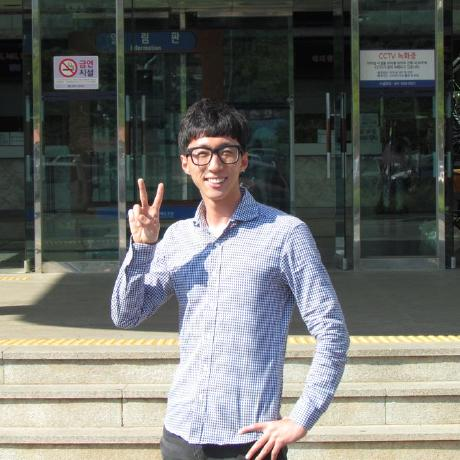
#> input picture 20200117/data/heechul.jpg, 460 x 460 px, found by its file name
$ jupyter execute --allow-errors OpenCV.ipynb   (shell and % lines are left out)
#> lines starting #> are read from the running program, lines starting #| are printed output that depends on the picture
[cell 1]
### OpenCV 사용법

[cell 2]
# 함수, 모듈 준비
import cv2
import numpy as np
import matplotlib.pyplot as plt

[cell 3]
## 1. 개요
# 영상 처리와 컴퓨터 비전을 위한 오픈소스 라이브러리
# C, C++, Python 등에서 사용 가능
# 설치: pip install opencv-python

[cell 4]
## 2. 이미지 읽어서 살펴보기
# cv2.imread(file_name, flag)
# 이미지를 읽어 Numpy 객체로 만드는 함수
#     1. file_name: 읽고자 하는 이미지 파일
#     2. flag: 이미지를 읽는 방법 설정
#         IMREAD_COLOR: 이미지를 Color로 읽고, 투명한 부분은 무시
#         IMREAD_GRAYSCALE: 이미지를 Grayscale로 읽기
#         IMREAD_UNCHANGED: 이미지를 Color로 읽고, 투명한 부분도 읽기(Alpha)
#     3. 반환 값: Numpy 객체(행, 열, 색상: 기본 BGR)
# Jupyter Notebook 사용시에는 plt.imread(변수명)
# 파이참에서는                cv2.imshow('Image', 변수명)

[cell 5]
image1 = cv2.imread('D:/HeechulFromGithub/Mxnet/OpenCV/data/heechul.jpg', cv2.IMREAD_COLOR)
#> image1 is the input picture: shape (460, 460, 3); mean B, G, R 107.3, 110.9, 109.3
image2 = cv2.imread('D:/HeechulFromGithub/Mxnet/OpenCV/data/heechul.jpg', cv2.IMREAD_GRAYSCALE)
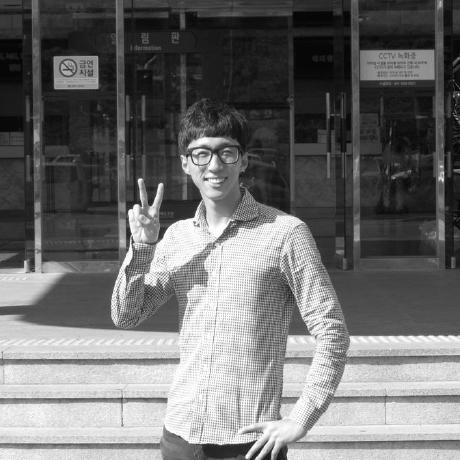
#> image2: shape (460, 460); min 0, max 255, mean 110
image3 = cv2.imread('D:/HeechulFromGithub/Mxnet/OpenCV/data/heechul.jpg', cv2.IMREAD_UNCHANGED)

[cell 6]
plt.figure(figsize = (12, 4))
plt.subplot(131)
plt.imshow(image1)
plt.title('IMREAD_COLOR')

plt.subplot(132)
plt.imshow(image2)
plt.title('IMREAD_GRAYSCALE')

plt.subplot(133)
plt.imshow(image3)
plt.title('IMREAD_GRAYSCALE')
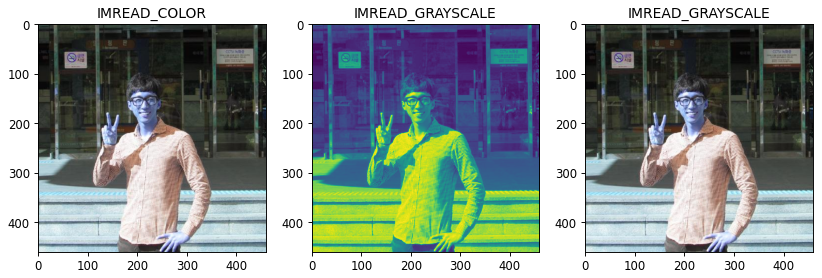
#> figure drawn by matplotlib, 3 panels; B, G, R data is drawn as R, G, B

[cell 7]
heechul = cv2.cvtColor(image1, cv2.COLOR_BGR2RGB)
plt.title('Heechul\'s image')
plt.imshow(heechul)

[cell 8]
b, g, r = cv2.split(image1)   # img파일을 b,g,r로 분리
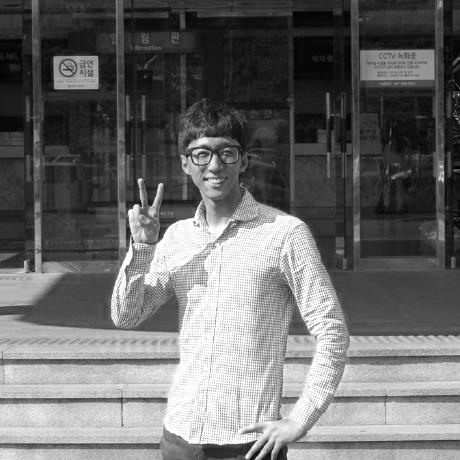
#> b: shape (460, 460); min 0, max 255, mean 107.3
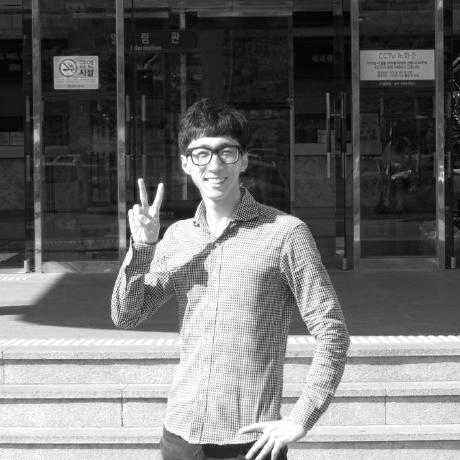
#> r: shape (460, 460); min 0, max 255, mean 109.3
plt.imshow(image1)

[cell 9]
plt.figure(figsize = (12, 4))
plt.subplot(131)
plt.imshow(b)

plt.subplot(132)
plt.imshow(g)

plt.subplot(133)
plt.imshow(r)

[cell 10]
hee1 = cv2.merge([b,g,r])   # b, r을 바꿔서 Merge
hee2 = cv2.merge([g,r,b])
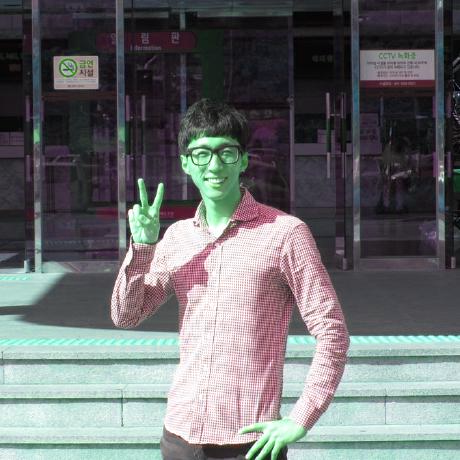
#> hee2: shape (460, 460, 3); mean of channels 0, 1, 2 110.9, 109.3, 107.3; drawn as B, G, R
hee3 = cv2.merge([r,b,g])
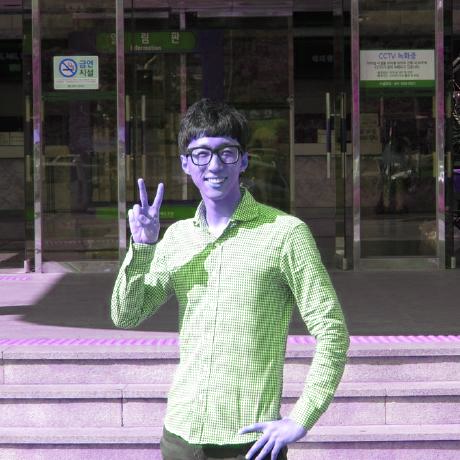
#> hee3: shape (460, 460, 3); mean of channels 0, 1, 2 109.3, 107.3, 110.9; drawn as B, G, R

[cell 11]
plt.figure(figsize = (12, 4))
plt.subplot(131)
plt.imshow(hee1)

plt.subplot(132)
plt.imshow(hee2)

plt.subplot(133)
plt.imshow(hee3)
#> figure, not shown here; B, G, R data is drawn as R, G, B

[cell 12]
# Gray 스케일 이미지
grayImage = cv2.cvtColor(image1, cv2.COLOR_BGR2GRAY)
plt.figure(figsize = (8, 4))
plt.subplot(121)
plt.imshow(grayImage)

plt.subplot(122)
plt.imshow(grayImage, cmap = plt.get_cmap('gray'))

[cell 13]
## 3. OpenCV 이미지 연산
# 픽셀수 및 이미지 크기 확인

[cell 14]
image = cv2.imread('D:/HeechulFromGithub/Mxnet/OpenCV/data/heechul.jpg')
print(image.shape)
#| (460, 460, 3)
print(image.size)
#| 634800

[cell 15]
## 4. OpenCV 이미지 변형
# 이미지 크기 조절
# cv2.resize(image, dsize, fx, fy, interpolation)
#     dsize: Manual Size
#     fx: 가로 비율
#     fy: 세로 비율
#     interpolation: 보간법
#         INTER_CUBIC: 사이즈를 크게 할 때 주로 사용
#         INTER_AREA: 사이즈를 작게 할 때 주로 사용

[cell 16]
image = cv2.imread('D:/HeechulFromGithub/Mxnet/OpenCV/data/heechul.jpg')
print(image.shape)
#| (460, 460, 3)
print(image.size)
#| 634800

[cell 17]
expand = cv2.resize(image, None,
                    fx = 2.0,                         # 가로비율
                    fy = 2.0,                         # 세로비율
                    interpolation = cv2.INTER_CUBIC)  # 사이즈를 크게할 때 주로 사용
# cv2.imshow('Image', expand)
plt.imshow(expand)                                    # 주피터에서

[cell 18]
print(expand.shape)
#| (920, 920, 3)
print(expand.size)
#| 2539200

[cell 19]
shrink = cv2.resize(image, None,
                    fx=0.8,
                    fy=0.8,
                    interpolation=cv2.INTER_AREA)     # 사이즈를 작게 할 때 주로 사용
# cv2.imshow('Image', shrink)
plt.imshow(shrink)                                  # 주피터에서

[cell 20]
print(shrink.shape)
#| (368, 368, 3)
print(shrink.size)
#| 406272

[cell 21]
# 이미지 위치 변경
# cv2.warpAffine(image, M, dsize)
# M: 변환 행렬
# dsize: Manual Size
# 변환 행렬
#     𝑀11 𝑀12 𝑀13
#     𝑀21 𝑀22 𝑀23
# 이미지의 모든 좌표 (a, b)는 다음의 좌표로 이동
#     (𝑀11 ∗ 𝑎 + 𝑀12 ∗ 𝑏 + 𝑀13, 𝑀21 ∗ 𝑎 + 𝑀22 ∗ 𝑏 + 𝑀23)
# 단순 이미지 위치 변경
#     1 0 x위치
#     0 1 y위치

[cell 22]
image = cv2.imread('D:/HeechulFromGithub/Mxnet/OpenCV/data/heechul.jpg')
height, width = image.shape[:2]                  # 행과 열 정보만 저장
#> height = 460; width = 460
print(height), print(width)
#| 460
#| 460

[cell 23]
M = np.float32([[1, 0, 50], [0, 1, 100]])         # x 축으로 50, y 축으로 100 이동
dst = cv2.warpAffine(image, M, (width, height))   #
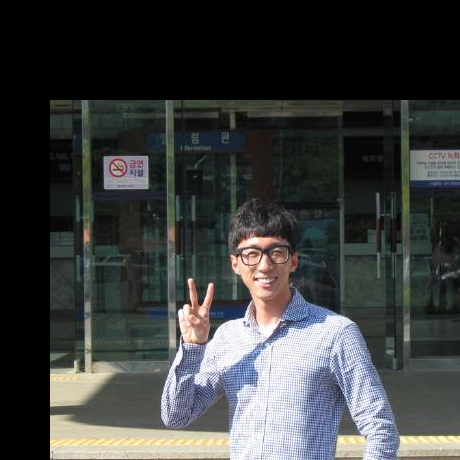
#> dst: shape (460, 460, 3); mean B, G, R 61.6, 62.2, 60
# cv2.imshow('Image', dst)
plt.imshow(dst)                                   # 주피터에서

[cell 24]
# 이미지 회전
# cv2.getRotationMatrix2D(center, angle, scale)
#     center: 회전 중심
#     angle: 회전 각도
#     scale: Scale Factor
# 회전 변환을 위한 기본적인 행렬
#     𝑐𝑜𝑠𝜃 −𝑠𝑖𝑛𝜃
#     𝑠𝑖𝑛𝜃 𝑐𝑜𝑠𝜃

[cell 25]
image = cv2.imread('D:/HeechulFromGithub/Mxnet/OpenCV/data/heechul.jpg')
height, width = image.shape[:2]                  # 행과 열 정보만 저장
print(height), print(width)
#| 460
#| 460
plt.imshow(image)

[cell 26]
M = cv2.getRotationMatrix2D((width / 2, height / 2),   # center
                            angle = 180,               # angle: 180
                            scale = 0.5)               # scale: 0.5

[cell 27]
dst = cv2.warpAffine(image, M, (width, height))
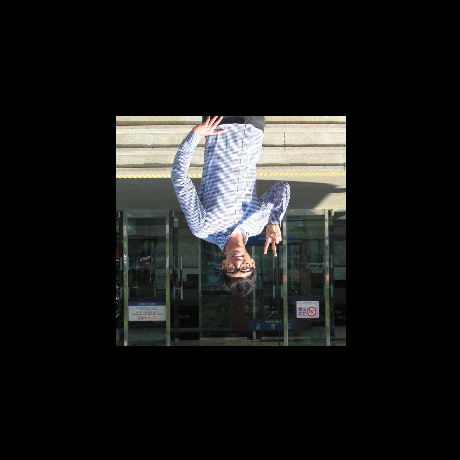
#> dst: shape (460, 460, 3); mean B, G, R 26.8, 27.7, 27.3
plt.imshow(dst)

[cell 28]
## 5. OpenCV 이미지 합치기
# 이미지 합치기
#     cv2.add(): Saturation 연산 수행. 0 보다 작으면 0, 255 보다 크면 255 로 표현
#     np.add(): Modulo 연산 수행. 256은 0, 257 은 1 로 표현

[cell 29]
image1 = cv2.imread('D:/HeechulFromGithub/Mxnet/OpenCV/data/heechul.jpg')
image2 = cv2.imread('D:/HeechulFromGithub/Mxnet/OpenCV/data/snowman.png')
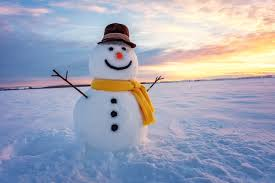
#> input picture 20200117/data/snowman.png, 275 x 183 px, found by its file name
#> image2 is the input picture: shape (183, 275, 3); mean B, G, R 183.1, 165.5, 160.7
